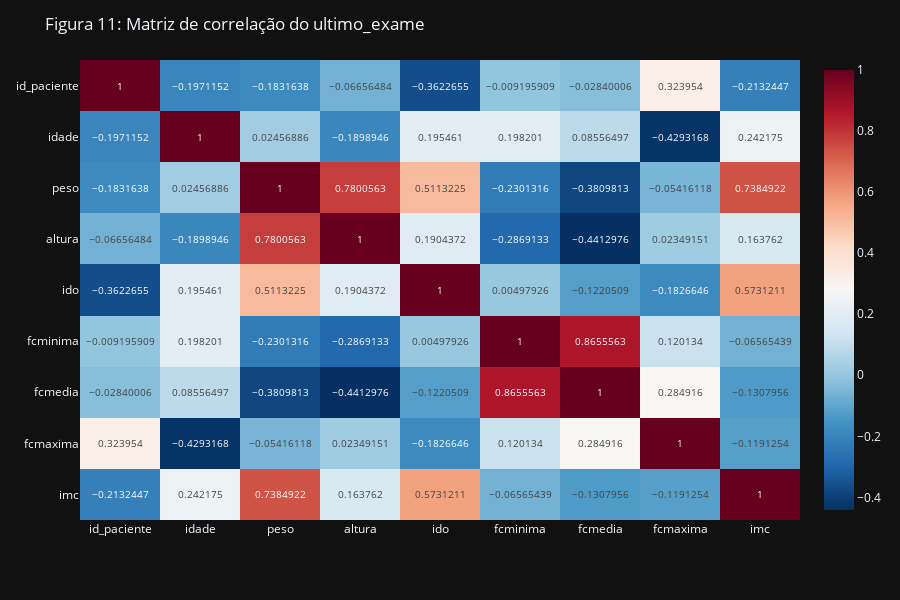

Source (notebook cell):
### Code cell
pd.options.plotting.backend = "plotly"

corr = df_ultimo_exame.corr(method='pearson')
fig = px.imshow(corr, text_auto=True, color_continuous_scale='RdBu_r', aspect="auto")
fig.update_layout(
    title = "Figura 11: Matriz de correlação do ultimo_exame",
    dragmode = "zoom",
    hovermode = "x",
    barmode = "group",
    height = 600,
    # legend = dict(traceorder="reversed"),
    template = "plotly_dark",
)

fig.show()
fig.write_image("../reports/figures/corr_mat_ultimo_exame.png")

### Figure 1 — Plotly figure (JSON) as saved in the notebook; plotly's stock layout.template omitted (floating-point values rounded to 4 significant figures)
{"data": [{"coloraxis": "coloraxis", "hovertemplate": "x: %{x}<br>y: %{y}<br>color: %{z}<extra></extra>", "name": "0", "texttemplate": "%{z}", "type": "heatmap", "x": ["id_paciente", "idade", "peso", "altura", "ido", "fcminima", "fcmedia", "fcmaxima", "imc"], "xaxis": "x", "y": ["id_paciente", "idade", "peso", "altura", "ido", "fcminima", "fcmedia", "fcmaxima", "imc"], "yaxis": "y", "z": [[1, -0.1971, -0.1832, -0.06656, -0.3623, -0.009196, -0.0284, 0.324, -0.2132], [-0.1971, 1, 0.02457, -0.1899, 0.1955, 0.1982, 0.08556, -0.4293, 0.2422], [-0.1832, 0.02457, 1, 0.7801, 0.5113, -0.2301, -0.381, -0.05416, 0.7385], [-0.06656, -0.1899, 0.7801, 1, 0.1904, -0.2869, -0.4413, 0.02349, 0.1638], [-0.3623, 0.1955, 0.5113, 0.1904, 1, 0.004979, -0.1221, -0.1827, 0.5731], [-0.009196, 0.1982, -0.2301, -0.2869, 0.004979, 1, 0.8656, 0.1201, -0.06565], [-0.0284, 0.08556, -0.381, -0.4413, -0.1221, 0.8656, 1, 0.2849, -0.1308], [0.324, -0.4293, -0.05416, 0.02349, -0.1827, 0.1201, 0.2849, 1, -0.1191], [-0.2132, 0.2422, 0.7385, 0.1638, 0.5731, -0.06565, -0.1308, -0.1191, 1]]}], "layout": {"barmode": "group", "coloraxis": {"colorscale": [[0, "rgb(5,48,97)"], [0.1, "rgb(33,102,172)"], [0.2, "rgb(67,147,195)"], [0.3, "rgb(146,197,222)"], [0.4, "rgb(209,229,240)"], [0.5, "rgb(247,247,247)"], [0.6, "rgb(253,219,199)"], [0.7, "rgb(244,165,130)"], [0.8, "rgb(214,96,77)"], [0.9, "rgb(178,24,43)"], [1, "rgb(103,0,31)"]]}, "dragmode": "zoom", "height": 600, "hovermode": "x", "margin": {"t": 60}, "title": {"text": "Figura 11: Matriz de correlação do ultimo_exame"}, "xaxis": {"anchor": "y", "domain": [0, 1]}, "yaxis": {"anchor": "x", "autorange": "reversed", "domain": [0, 1]}}}
